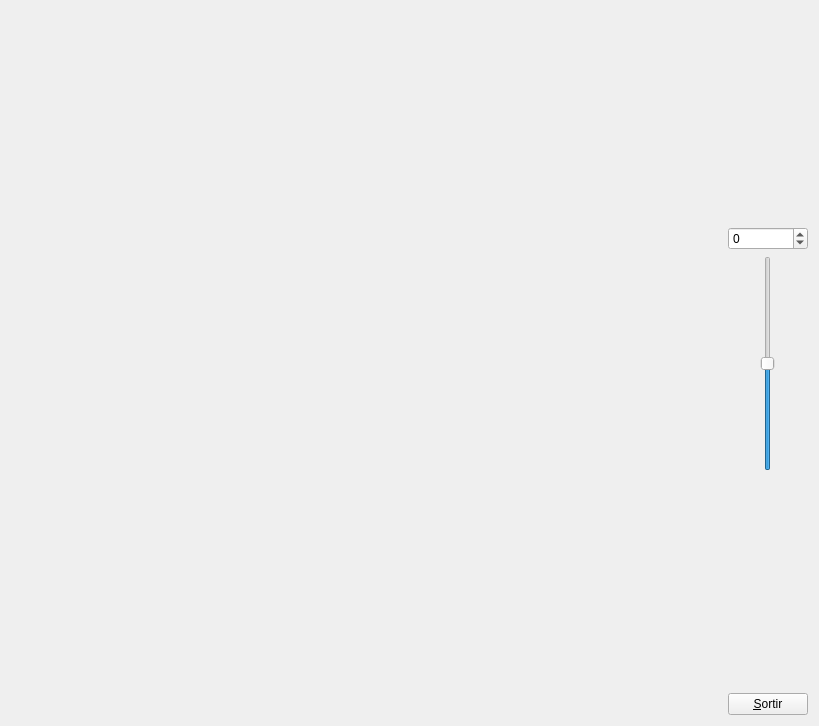
<?xml version="1.0" encoding="UTF-8"?>
<ui version="4.0">
 <class>MyForm</class>
 <widget class="QWidget" name="MyForm">
  <property name="geometry">
   <rect>
    <x>0</x>
    <y>0</y>
    <width>819</width>
    <height>726</height>
   </rect>
  </property>
  <property name="windowTitle">
   <string>IDI-Lab</string>
  </property>
  <layout class="QHBoxLayout" name="horizontalLayout_2">
   <item>
    <widget class="MyGLWidget" name="widget" native="true">
     <property name="sizePolicy">
      <sizepolicy hsizetype="Expanding" vsizetype="Expanding">
       <horstretch>0</horstretch>
       <verstretch>0</verstretch>
      </sizepolicy>
     </property>
     <property name="minimumSize">
      <size>
       <width>50</width>
       <height>50</height>
      </size>
     </property>
    </widget>
   </item>
   <item>
    <layout class="QVBoxLayout" name="verticalLayout">
     <item>
      <spacer name="verticalSpacer">
       <property name="orientation">
        <enum>Qt::Vertical</enum>
       </property>
       <property name="sizeHint" stdset="0">
        <size>
         <width>20</width>
         <height>40</height>
        </size>
       </property>
      </spacer>
     </item>
     <item>
      <widget class="QSpinBox" name="spinBox">
       <property name="minimum">
        <number>-100</number>
       </property>
       <property name="maximum">
        <number>100</number>
       </property>
      </widget>
     </item>
     <item>
      <layout class="QHBoxLayout" name="horizontalLayout">
       <item>
        <spacer name="horizontalSpacer">
         <property name="orientation">
          <enum>Qt::Horizontal</enum>
         </property>
         <property name="sizeType">
          <enum>QSizePolicy::Maximum</enum>
         </property>
         <property name="sizeHint" stdset="0">
          <size>
           <width>10</width>
           <height>20</height>
          </size>
         </property>
        </spacer>
       </item>
       <item>
        <widget class="QSlider" name="verticalSlider">
         <property name="sizePolicy">
          <sizepolicy hsizetype="Fixed" vsizetype="MinimumExpanding">
           <horstretch>0</horstretch>
           <verstretch>0</verstretch>
          </sizepolicy>
         </property>
         <property name="minimum">
          <number>-100</number>
         </property>
         <property name="maximum">
          <number>100</number>
         </property>
         <property name="singleStep">
          <number>1</number>
         </property>
         <property name="orientation">
          <enum>Qt::Vertical</enum>
         </property>
        </widget>
       </item>
       <item>
        <spacer name="horizontalSpacer_2">
         <property name="orientation">
          <enum>Qt::Horizontal</enum>
         </property>
         <property name="sizeType">
          <enum>QSizePolicy::Maximum</enum>
         </property>
         <property name="sizeHint" stdset="0">
          <size>
           <width>10</width>
           <height>20</height>
          </size>
         </property>
        </spacer>
       </item>
      </layout>
     </item>
     <item>
      <spacer name="verticalSpacer_2">
       <property name="orientation">
        <enum>Qt::Vertical</enum>
       </property>
       <property name="sizeHint" stdset="0">
        <size>
         <width>20</width>
         <height>40</height>
        </size>
       </property>
      </spacer>
     </item>
     <item>
      <widget class="QPushButton" name="pushButton">
       <property name="sizePolicy">
        <sizepolicy hsizetype="Fixed" vsizetype="Fixed">
         <horstretch>0</horstretch>
         <verstretch>0</verstretch>
        </sizepolicy>
       </property>
       <property name="text">
        <string>&amp;Sortir</string>
       </property>
      </widget>
     </item>
    </layout>
   </item>
  </layout>
 </widget>
 <customwidgets>
  <customwidget>
   <class>MyGLWidget</class>
   <extends>QWidget</extends>
   <header>MyGLWidget.h</header>
   <container>1</container>
   <slots>
    <slot>zoom(int)</slot>
   </slots>
  </customwidget>
 </customwidgets>
 <resources/>
 <connections>
  <connection>
   <sender>pushButton</sender>
   <signal>clicked()</signal>
   <receiver>MyForm</receiver>
   <slot>close()</slot>
   <hints>
    <hint type="sourcelabel">
     <x>808</x>
     <y>715</y>
    </hint>
    <hint type="destinationlabel">
     <x>839</x>
     <y>529</y>
    </hint>
   </hints>
  </connection>
  <connection>
   <sender>verticalSlider</sender>
   <signal>valueChanged(int)</signal>
   <receiver>spinBox</receiver>
   <slot>setValue(int)</slot>
   <hints>
    <hint type="sourcelabel">
     <x>768</x>
     <y>335</y>
    </hint>
    <hint type="destinationlabel">
     <x>765</x>
     <y>242</y>
    </hint>
   </hints>
  </connection>
  <connection>
   <sender>spinBox</sender>
   <signal>valueChanged(int)</signal>
   <receiver>verticalSlider</receiver>
   <slot>setValue(int)</slot>
   <hints>
    <hint type="sourcelabel">
     <x>793</x>
     <y>239</y>
    </hint>
    <hint type="destinationlabel">
     <x>773</x>
     <y>404</y>
    </hint>
   </hints>
  </connection>
  <connection>
   <sender>verticalSlider</sender>
   <signal>valueChanged(int)</signal>
   <receiver>widget</receiver>
   <slot>zoom(int)</slot>
   <hints>
    <hint type="sourcelabel">
     <x>764</x>
     <y>442</y>
    </hint>
    <hint type="destinationlabel">
     <x>689</x>
     <y>437</y>
    </hint>
   </hints>
  </connection>
 </connections>
</ui>
